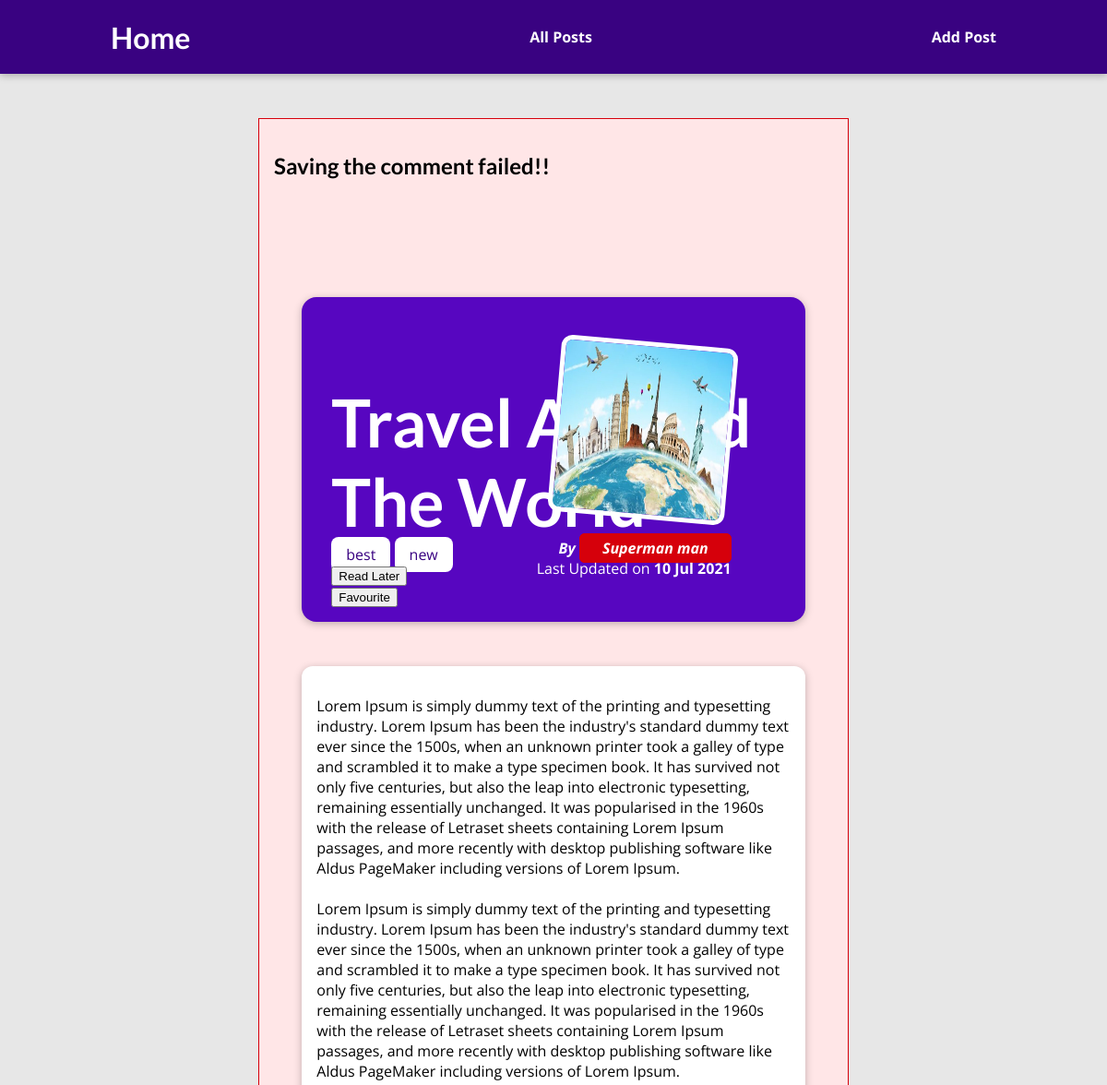
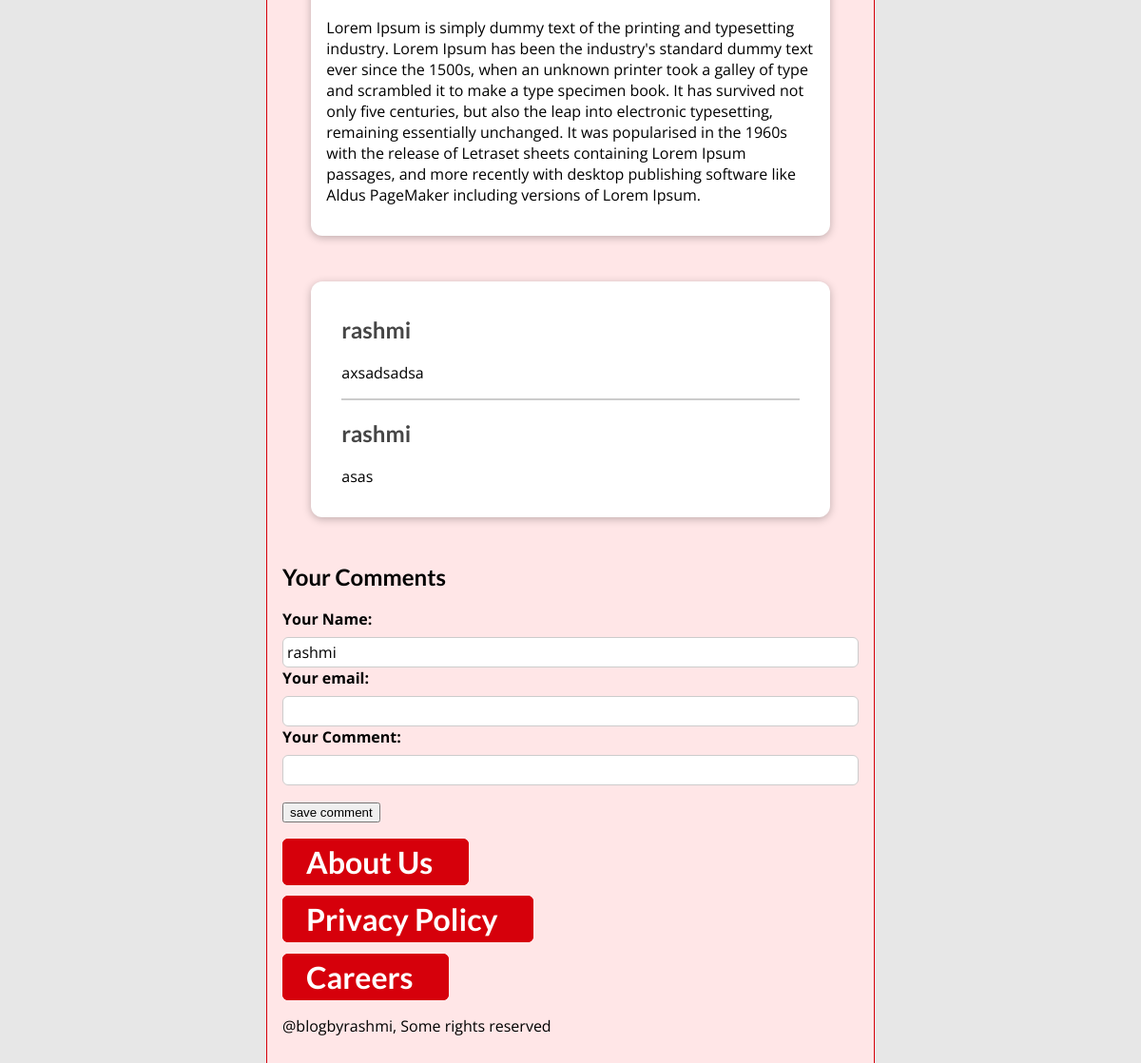
The app's page /posts/travel-around-the-world with its own data (2 pictures, top to bottom).
### blog/models.py (models this page shows, shortened)
class Post(models.Model):
    title = models.CharField(max_length=100,default="notitle")
    summary = models.CharField(max_length=100,null=True)
    image = models.CharField(max_length=100,null=True)
    date = models.DateTimeField(auto_now=True)
    slug = models.SlugField(db_index=True, unique=True)  # coz we are searching by slug to enhance the search
    content = models.TextField(validators=[MinLengthValidator(5)],default="lorem50")
    author = models.ForeignKey(Author, on_delete=models.SET_NULL, null=True, related_name='posts')
    tags = models.ManyToManyField(Tag)

class Tag(models.Model):
    caption = models.CharField(max_length=50)

class Author(models.Model):
    first_name = models.CharField(max_length=50,null=True)
    last_name = models.CharField(max_length=50,null=True)
    email_id = models.EmailField(default='abc@email.com')
    def __str__(self):
        return "{} {}".format(self.first_name,self.last_name)

class Comment(models.Model):
    user_name = models.CharField(max_length=50,default="rashmi")
    user_email = models.CharField(max_length=50,null=True)
    text = models.CharField(max_length=500,null=True)
    post = models.ForeignKey(Post, on_delete=models.CASCADE,related_name="comments")#to access all comments in post.

### blog/views.py (the view, shortened to what this page needs)
# urls.py: path("posts/<slug:slug>", views.PostsDetailView.as_view(), name="selected-post"),
class PostsDetailView(View):
    def is_read_later(self, request, post_id):
        stored_post_ids = request.session.get("stored_posts")
        if stored_post_ids is not None:
            return post_id in stored_post_ids
        return False
    def get(self, request, slug):
        post = Post.objects.get(slug=slug)
        comment_form = CommentForm()
        print(self.is_read_later(request, post.id))
        return render(request, "blog/post_detail.html",
                      {"post": post, "post_tags": post.tags.all(), "comments": post.comments.all().order_by("-id"), "comment_form": comment_form,
                          "is_read_for_later": self.is_read_later(request, post.id)})

### blog/forms.py
class CommentForm(forms.ModelForm):
    class Meta:
        model = Comment
        exclude = ["post"]
        labels = {
            "user_name": "Your Name",
            "user_email": "Your email",
            "text": "Your Comment",
        }
        error_messages = {
            "user_name": {
                "required": "Please enter a name",
                "max_length": "Please enter a shorter name"
            }
        }

### blog/templates/blog/post_detail.html (shortened to what this page needs)
{% extends 'base.html' %}
{% load static %}
{% block css_files %}
<link rel="stylesheet" href="{% static 'blog/post_detail.css' %}" />
{% endblock %}
{% block content %}
<div id ="alert">
    <h2>
        Saving the comment failed!!
    </h2>
<section id="summary">
<h2>{{ post.title|title }}</h2>
    <div>
    {% for tag in post_tags %}
    <span class ="tag">{{tag.caption}}</span>
    {% endfor %}
    </div>
    <div id="read_later">
        <form method="POST" action="{% url 'read-later' %}">
        <button>
        {% if not is_read_for_later %}
            Read Later
        {% else %}
            Remove from "Read Later" List
        {% endif %}
        </button>
    </form>
    </div>
    <div id="read_later">
        <form method="POST" action="{% url 'fav-posts' %}">
        <button>
        {% if not is_fav_posts %}
            Favourite
        {% else %}
            Remove from "Fav" List
        {% endif %}
        </button>
    </form>
    </div>
<article>
    <img src="{% static 'blog/images/'|add:post.image %}" alt=""/>
    <address>By <a href="mailto:{{ post.author.email_id }}">{{ post.author }}</a></address>
    <div>
        Last Updated on <time>{{ post.date|date:"d M Y" }}</time>
    </div>
</article>
</section>
<main>
    {{ post.content|linebreaks }}
</main>
<section id ="comments">
    <ul>
    {% for comment in comments %}
    <li>
        <h2>{{ comment.user_name }}</h2>
        <p>{{ comment.text|linebreaks }}</p>
    </li>
    {% endfor %}
    </ul>
</section>
<section id="comments-form">
    <h2>Your Comments</h2>
    <form method = "POST" action="{% url 'selected-post' post.slug %}">
        {% for fields in comment_form %}
        <div class="form-control{% if fields.errors %}invalid{% endif%}">
            {{ fields.label_tag }}
            {{ fields }}
        {% endfor %}
        </div>
        <button>save comment</button>
    </form>
</section>
{% endblock %}

### static/app.css (style rules this page uses)
* { box-sizing: border-box; }
html { font-family: 'Open Sans', 'Lato', sans-serif; }
body { margin: 0; }
h1, h2, h3 { font-family: 'Lato', sans-serif; font-weight: bold; }

### blog/static/blog/post_detail.css (style rules this page uses)
body { background-color: #e7e7e7; }
#summary { margin: 8rem auto 3rem auto; padding: 2rem; width: 90%; max-width: 90rem; border-radius: 16px; background-color: #5706c0; position: relative; box-shadow: 0 2px 8px rgba(0, 0, 0, 0.25); height: 22rem; }
#summary h2 { color: white; font-size: 4.5rem; margin-bottom: 0.25rem; }
#summary article { position: absolute; top: 2rem; right: 3rem; padding: 1rem 2rem; border-radius: 12px; text-align: right; color: white; }
#summary article img { width: 12rem; height: 12rem; border-radius: 12px; transform: rotateZ(5deg); border: 5px solid white; margin-bottom: 1rem; }
#summary address { font-weight: bold; }
#summary a { color: white; text-decoration: none; }
#summary time { font-weight: bold; }
main { width: 90%; max-width: 90rem; margin: 3rem auto; background-color: white; padding: 1rem; border-radius: 12px; box-shadow: 0 2px 8px rgba(0, 0, 0, 0.25); }
.tag { background-color: white; color: #390281; padding: 0.5rem 1rem; border-radius: 8px; }
.form-control { margin-bottom: 1rem; }
.form-control label { font-weight: bold; margin-bottom: 0.5rem; display: block; }
.form-control input, .form-control textarea { display: block; width: 100%; font: inherit; padding: 0.25rem; border-radius: 6px; border: 1px solid #ccc; }
#alert { margin: 8rem auto 3rem auto; border: 1px solid #d6000b; background-color: #ffe6e7; padding: 1rem; width: 90%; max-width: 40rem; }
#alert a { text-decoration: none; border: 1px solid #d6000b; background-color: #d6000b; color: white; padding: 0.25rem 1.5rem; border-radius: 6px; }
#comments { margin: 3rem auto; width: 90%; max-width: 60rem; border-radius: 12px; background-color: white; box-shadow: 0 2px 8px rgba(0, 0, 0, 0.25); padding: 1rem 2rem; }
#comments ul { list-style: none; margin: 0; padding: 0; }
#comments li { margin-bottom: 1rem; border-bottom: 2px solid #ccc; }
#comments li:last-of-type { border-bottom: none; }
#comments h2 { color: #464646; }

### records on screen
Post: title "Travel Around The World", image (picture), author "Superman man", date "10 Jul 2021", content "Lorem Ipsum is simply dummy text of the printing and typesetting industry. Lorem Ipsum has been the industry's standard dummy text ever since the 1500s, when an unknown printer took a galley of type and scrambled it to make a type specimen book. It has survived not only five centuries, but also the leap into electronic typesetting, remaining essentially unchanged. It was popularised in the 1960s with the release of Letraset sheets containing Lorem Ipsum passages, and more recently with desktop publishing software like Aldus PageMaker including versions of Lorem Ipsum. Lorem Ipsum is simply dummy text of the printing and typesetting industry. Lorem Ipsum has been the industry's standard…"
Tag: caption "best"
Tag: caption "new"
Comment: user_name "rashmi", text "axsadsadsa"
Comment: user_name "rashmi", text "asas"

### other values on screen
{{ fields.label_tag }} "Your Name:" "Your email:" "Your Comment:"
